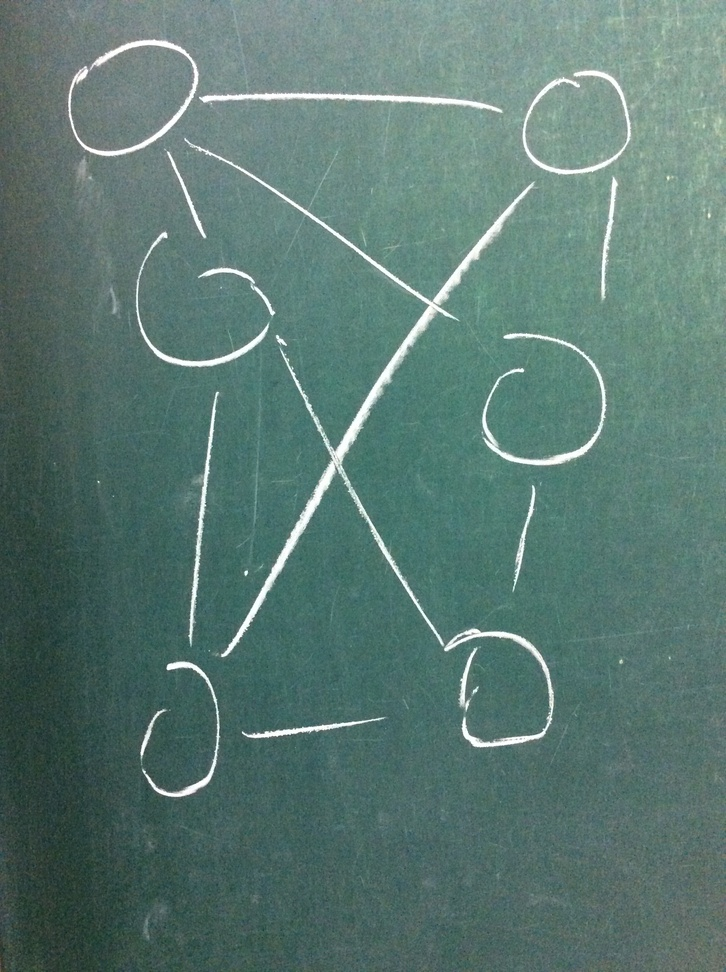
#> input picture Course-project/data/green/IMG_3094.JPG, 726 x 972 px, shrunk from 1936 x 2592 before the run
$ python canny.py ../../../Course-project/data/green/IMG_3094.JPG
#> lines starting #> are read from the running program, lines starting #| are printed output that depends on the picture; after the words box and inside, x2 and y2 are one past the last pixel; in counts of white or black regions, pixels touching at a corner belong together
import matplotlib.pyplot as plt
from scipy import misc
import numpy as np
import hashlib
import math
import cv2
import sys
import cv2
import os

def createFolder(directory):
    try:
        if not os.path.exists(directory):
            os.makedirs(directory)
    except OSError:
        print('Error: Creating directory. ' + directory)


def coordCanny(image):
    img = cv2.imread(image)
#> img is the input picture: shape (972, 726, 3); mean B, G, R 114.1, 120.7, 91.1
    # filters
    gray = cv2.cvtColor(img, cv2.COLOR_BGR2GRAY)
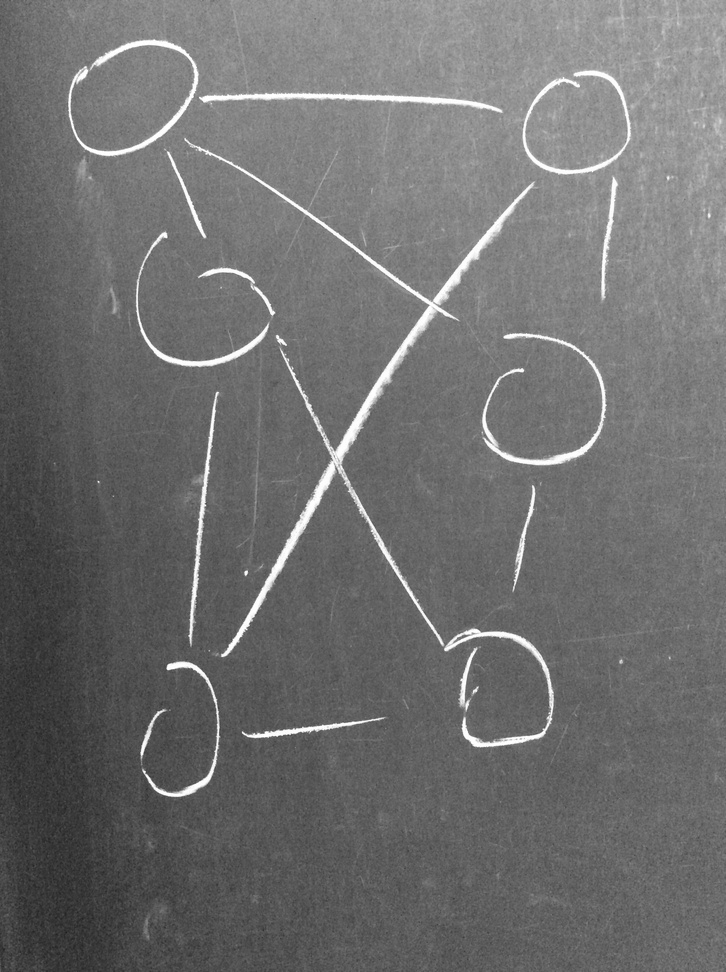
#> gray: shape (972, 726); min 29, max 255, mean 111.1
    # gaus = cv2.GaussianBlur(gray, (3, 3), 0)
    # Canny
    edges = cv2.Canny(gray, 100, 255)
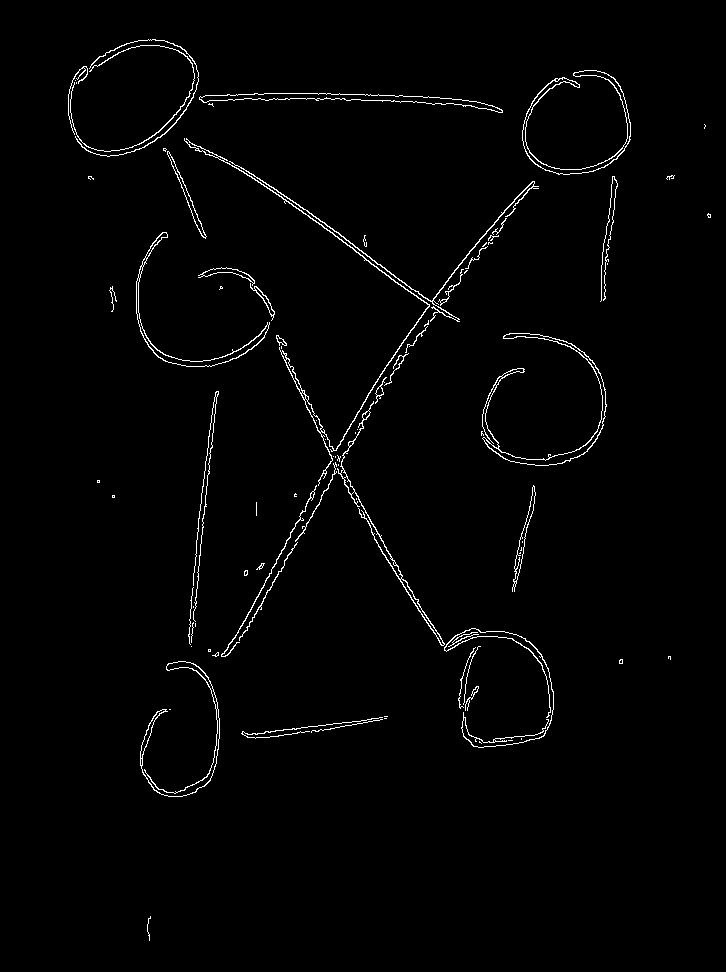
#> edges: shape (972, 726); 1.6% white in thin lines or dots, all inside (x1, y1, x2, y2) = (68, 39, 711, 941)
    # Find coordinates of edges
    indices = np.where(edges != [0])
#> indices = 11207 positions, rows 39 to 940, columns 68 to 710
    print(indices)
#> (printed output is left out)
    #     print('y: ', indices[0], '\nx: ', indices[1])
    # coordinates = zip(indices[1], indices[0])

    # make coordinates in simple form
    detcoord = []

    datcoord = folder + 'CannyOutput_y_x' + '.txt'
    dat = open(datcoord, 'a')

    # dat.write('y x\n')

    for i in range(0, len(indices[0])):
        dat.write(str(indices[0][i]) + ' ' + str(indices[1][i]) + '\n')
        detcoord.append([indices[0][i], indices[1][i]])
#> after the loop, detcoord = 11207 pairs, first value 39 to 940, second value 68 to 710

    dat.close()

    cv2.imwrite(folder + 'Canny.jpg', edges)

    return (detcoord)


if __name__ == '__main__':
    # create folder
    folder = './' + 'CannyOutput' + '/'
    createFolder(folder)

    # image
    image = sys.argv[1]

    coordCanny(image)

    sys.exit(0)
#> (the program exits here)

$ run again, on Course-project/data/green/IMG_3096.JPG
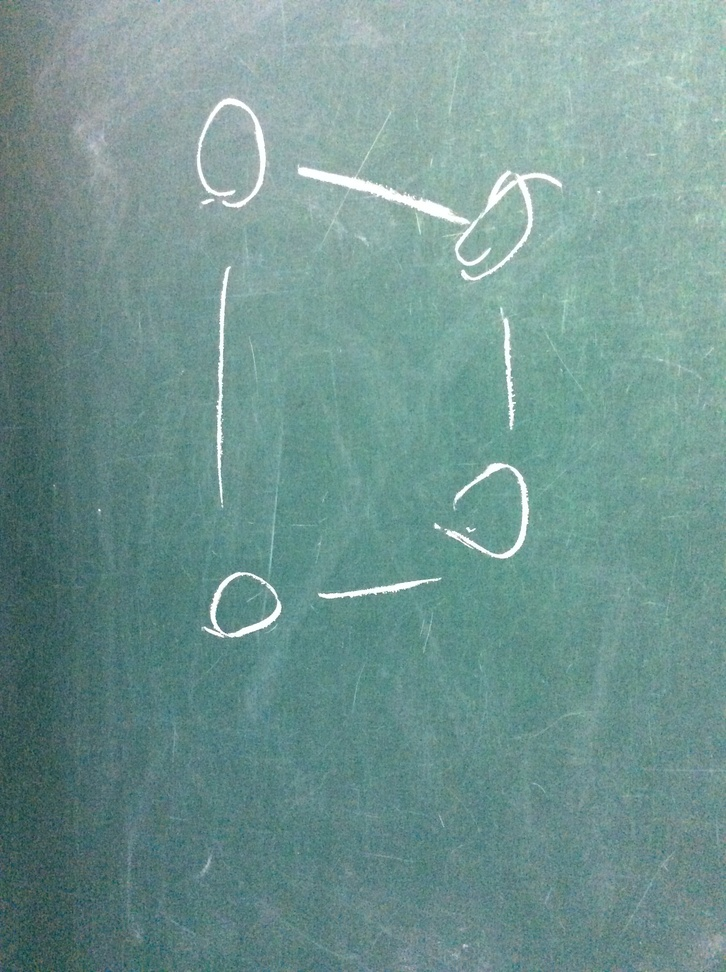
#> input picture Course-project/data/green/IMG_3096.JPG, 726 x 972 px, shrunk from 1936 x 2592 before the run
#> in coordCanny, img is the input picture: shape (972, 726, 3); mean B, G, R 145.4, 149.5, 114.1
#> in coordCanny, `gray = cv2.cvtColor(img, cv2.COLOR_BGR2GRAY)`:
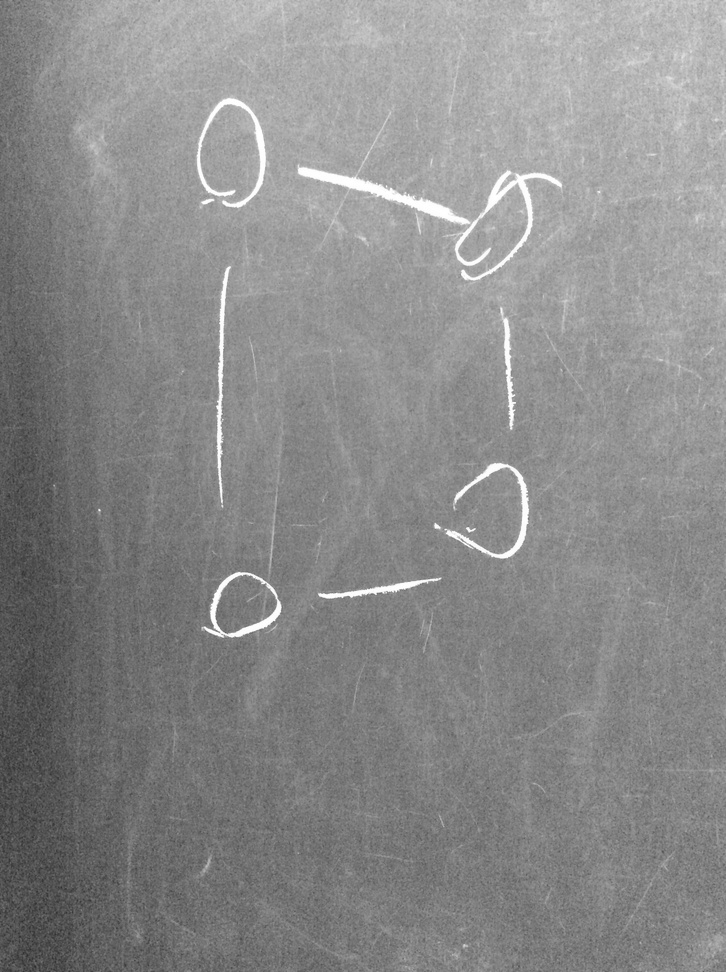
#> gray: shape (972, 726); min 45, max 255, mean 138.4
#> in coordCanny, `edges = cv2.Canny(gray, 100, 255)`:
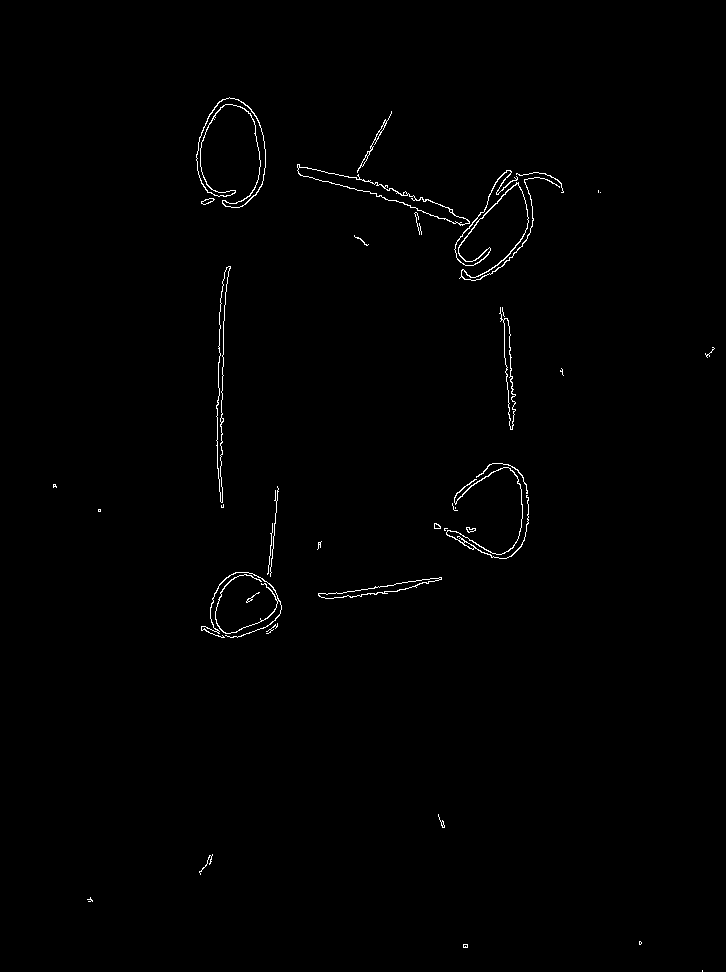
#> edges: shape (972, 726); 0.7% white in thin lines or dots, all inside (x1, y1, x2, y2) = (53, 97, 715, 972)
#> indices = 4932 positions, rows 97 to 971, columns 53 to 714
#> (printed output is left out)
#> after the loop in coordCanny, `for i in range(0, len(indices[0])):`: detcoord = 4932 pairs, first value 97 to 971, second value 53 to 714

$ run again, on Course-project/data/green/IMG_3097.JPG
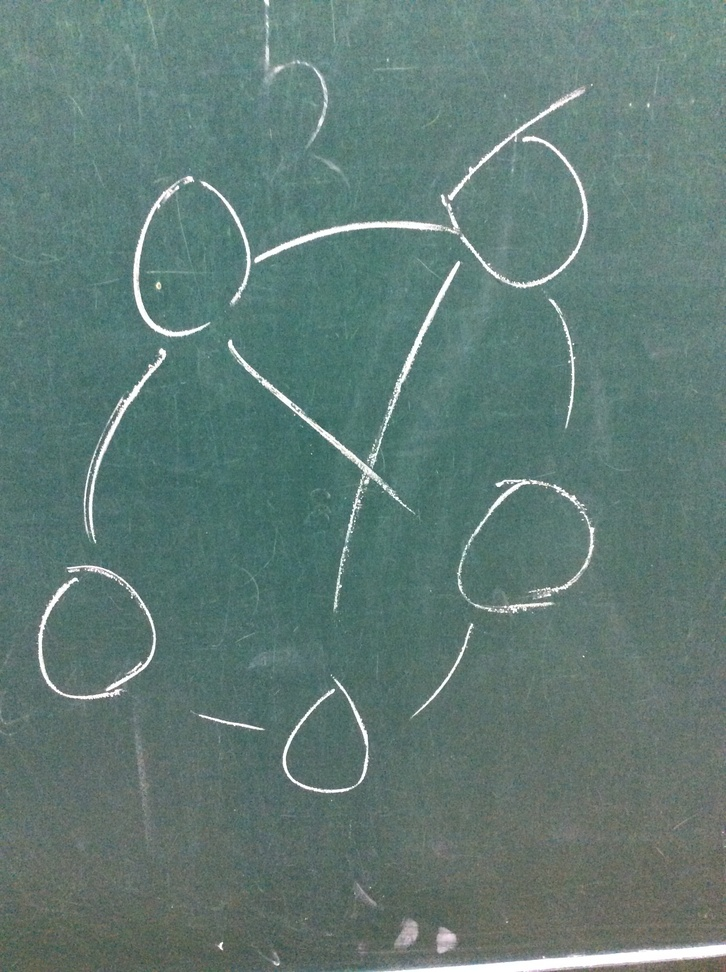
#> input picture Course-project/data/green/IMG_3097.JPG, 726 x 972 px, shrunk from 1936 x 2592 before the run
#> in coordCanny, img is the input picture: shape (972, 726, 3); mean B, G, R 117.8, 123.2, 97.6
#> in coordCanny, `gray = cv2.cvtColor(img, cv2.COLOR_BGR2GRAY)`:
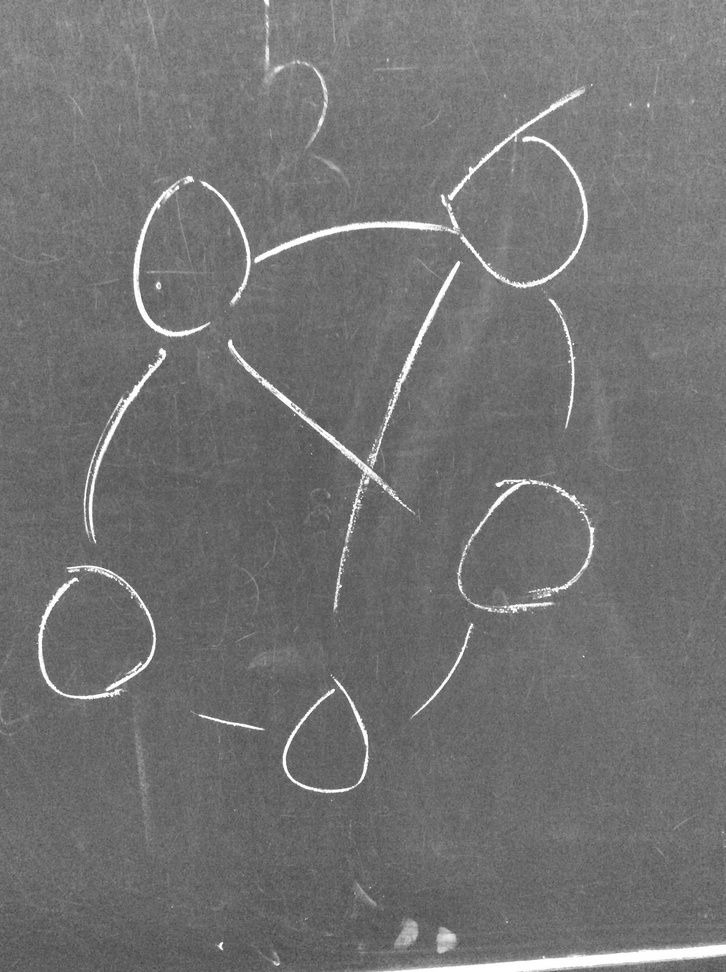
#> gray: shape (972, 726); min 61, max 255, mean 114.9
#> in coordCanny, `edges = cv2.Canny(gray, 100, 255)`:
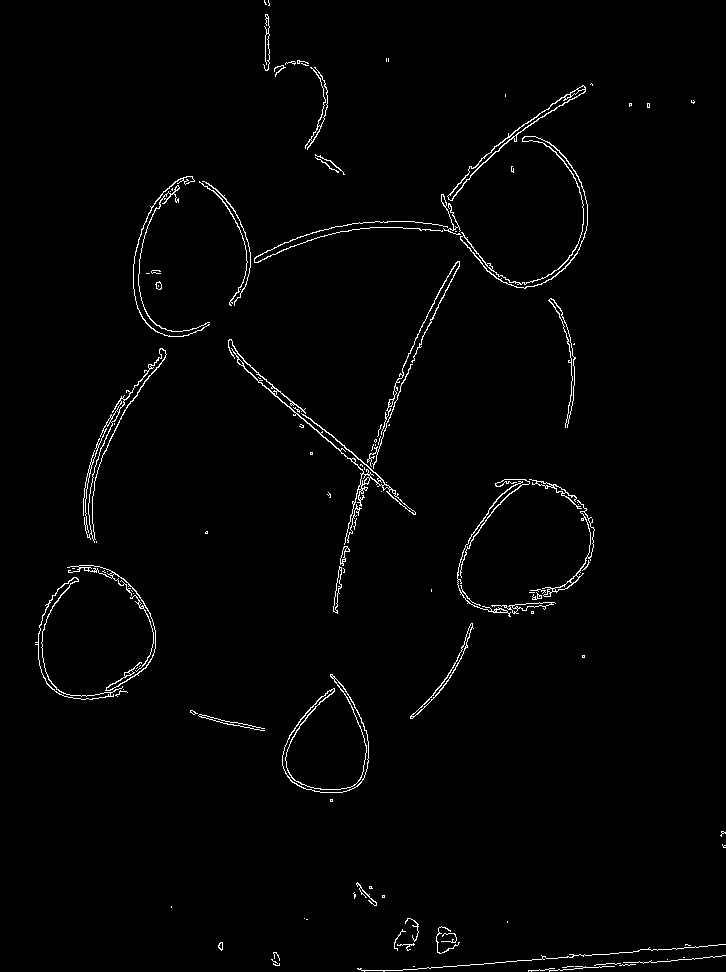
#> edges: shape (972, 726); 1.6% white in thin lines or dots
#> indices = 11113 positions, rows 0 to 971, columns 35 to 725
#> (printed output is left out)
#> after the loop in coordCanny, `for i in range(0, len(indices[0])):`: detcoord = 11113 pairs, first value 0 to 971, second value 35 to 725

$ run again, on Course-project/data/green/IMG_3098.JPG
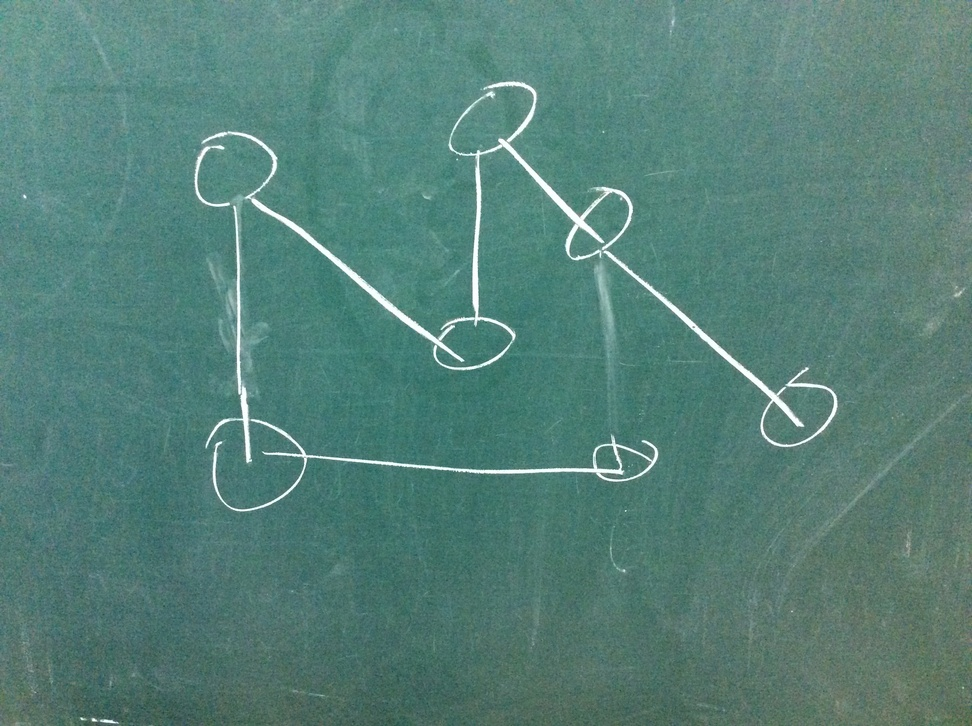
#> input picture Course-project/data/green/IMG_3098.JPG, 972 x 726 px, shrunk from 2592 x 1936 before the run
#> in coordCanny, img is the input picture: shape (726, 972, 3); mean B, G, R 120.2, 128.5, 85.8
#> in coordCanny, `gray = cv2.cvtColor(img, cv2.COLOR_BGR2GRAY)`:
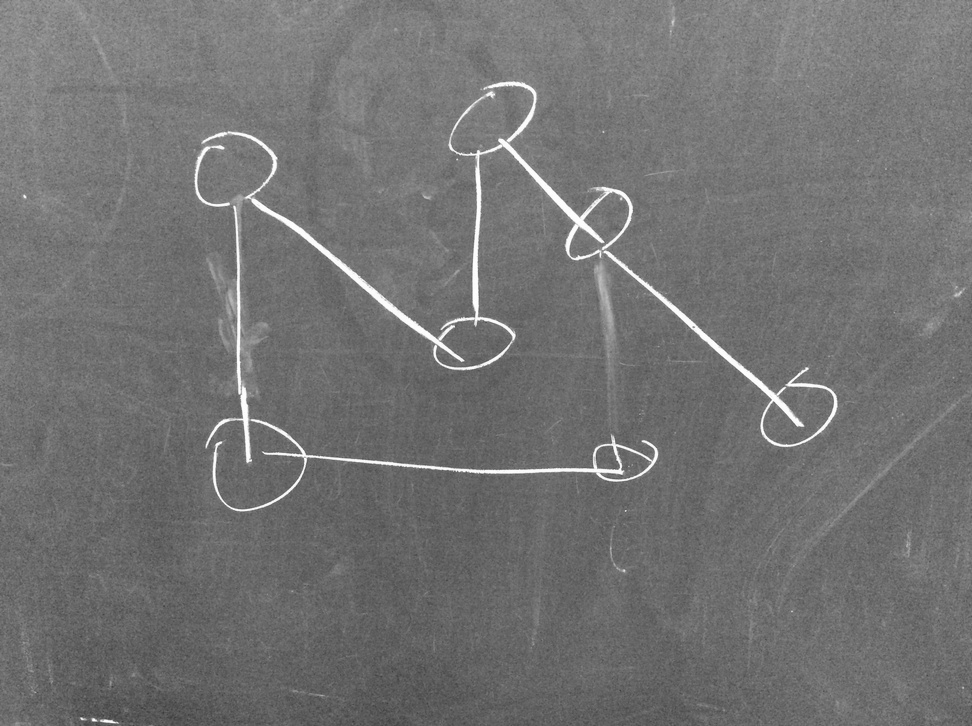
#> gray: shape (726, 972); min 57, max 255, mean 114.7
#> in coordCanny, `edges = cv2.Canny(gray, 100, 255)`:
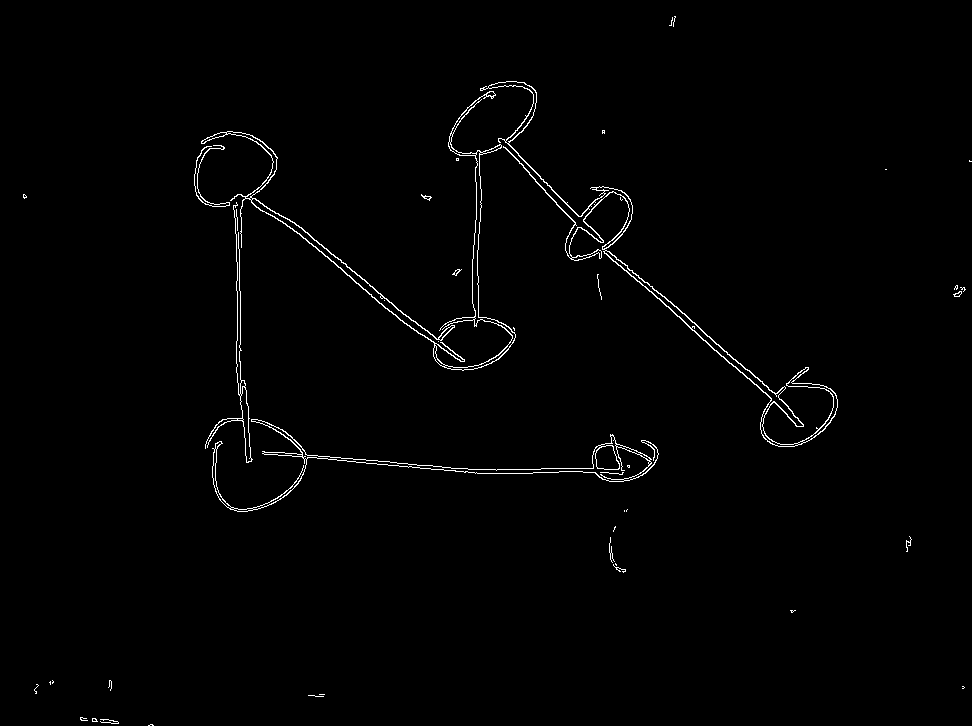
#> edges: shape (726, 972); 1.1% white in thin lines or dots
#> indices = 7786 positions, rows 16 to 725, columns 23 to 971
#> (printed output is left out)
#> after the loop in coordCanny, `for i in range(0, len(indices[0])):`: detcoord = 7786 pairs, first value 16 to 725, second value 23 to 971
